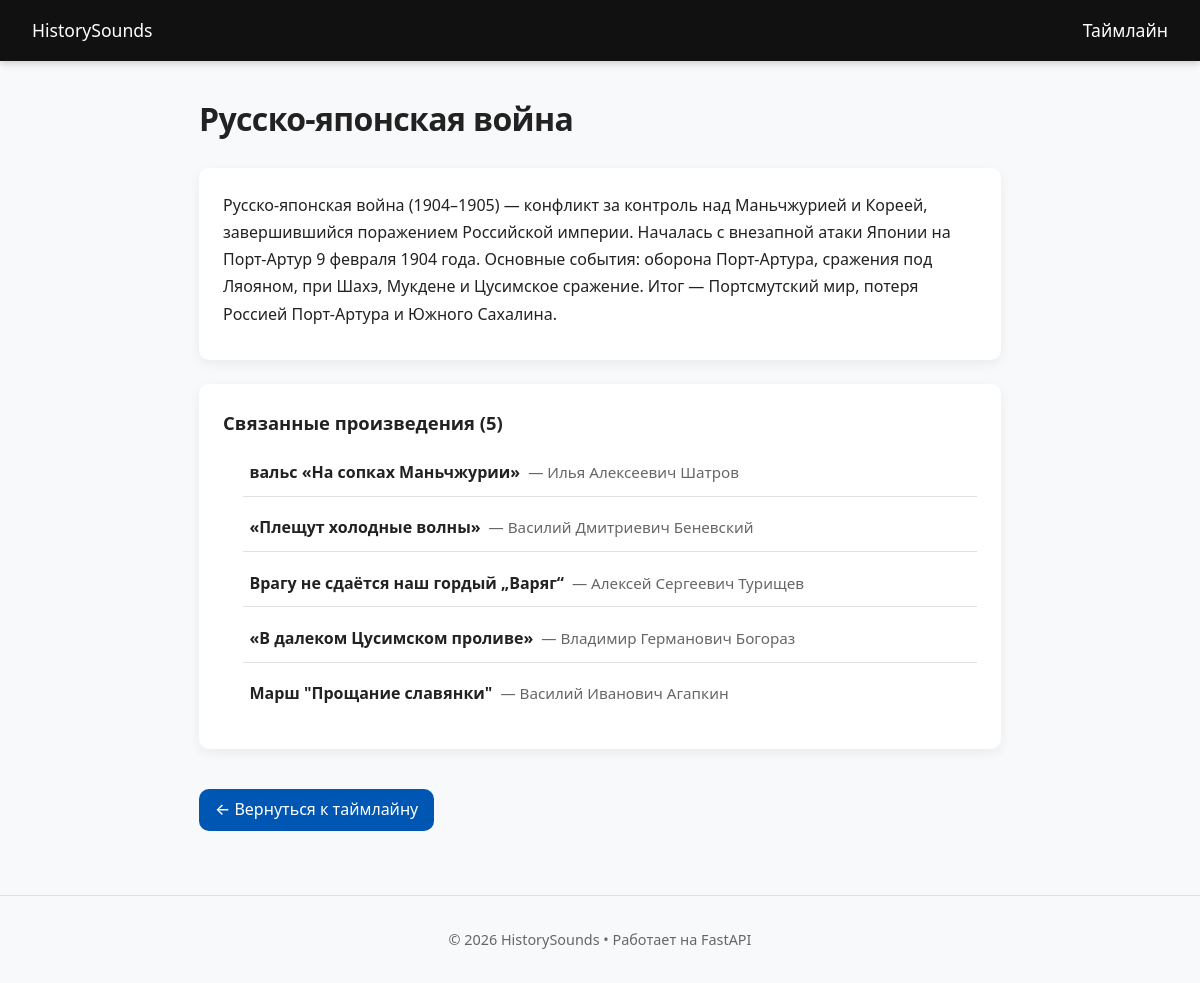
Before: /event/1 with the older database file.
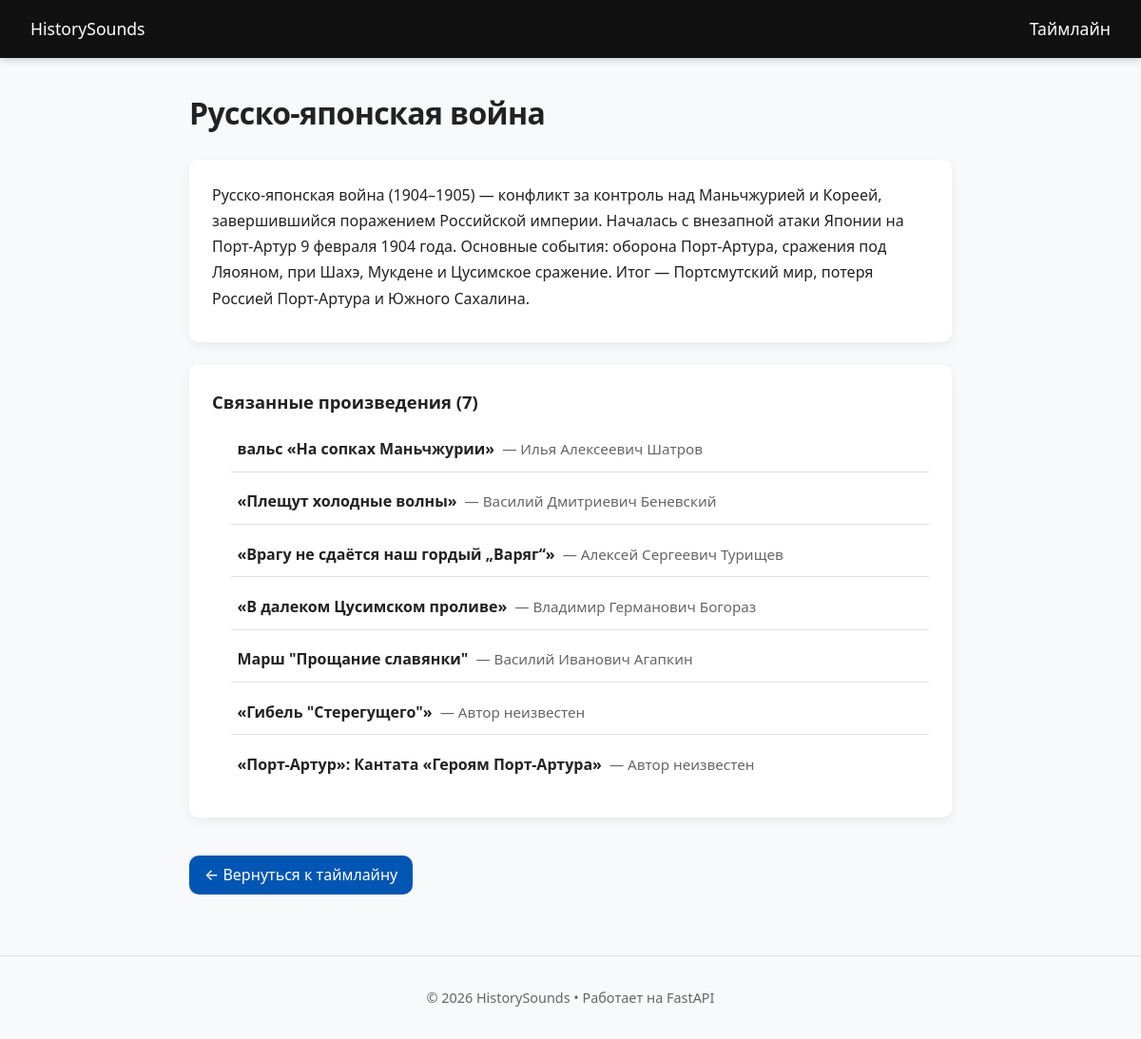
After: the same page with the newer database file.
### models/songs.py (models this page shows)
class Song(Base):
    __tablename__ = "songs"
    id = Column(Integer, primary_key=True, index=True, autoincrement=True)
    name = Column(String, nullable=False)
    composer = Column(String, nullable=False)
    description = Column(Text, nullable=True)
    composer_info = Column(String, nullable=True)
    link = Column(String, nullable=True)
    events = relationship("Event", secondary=song_event, back_populates="songs")

### app.py (the view)
@app.get("/event/{event_id}", response_class=HTMLResponse)
async def event_page(request: Request, event_id: int, db: Session = Depends(get_db)):
    event = db.query(Event).filter(Event.id == event_id).first()
    if not event:
        raise HTTPException(status_code=404, detail="Event not found")
    return templates.TemplateResponse(request, "event.html", {"event": event})

### templates/event.html (shortened to what this page needs)
{% extends "base.html" %}
{% block content %}
<article class="event-page">
  <div class="page-header">
    <h1>{{ event.title }}</h1>
  </div>
  <div class="card">
    <p>{{ event.description }}</p>
  </div>
  {% if event.songs %}
  <div class="card">
    <h3>Связанные произведения ({{ event.songs|length }})</h3>
    <ul class="song-list">
{% for song in event.songs %}
  <li>
    <a href="/song/{{ song.name | e }}?from_event={{ event.id }}" class="song-link">
      <span class="song-title">{{ song.name }}</span>
      <span class="song-composer">
        {% if song.composer and song.composer|lower not in ['nan','none','','?','—','-'] %}
          — {{ song.composer }}
        {% else %}
          — <em>Автор неизвестен</em>
        {% endif %}
      </span>
    </a>
  </li>
{% endfor %}
</ul>
  </div>
  {% else %}
  <div class="card">
    <p style="color:var(--text-muted); font-style:italic;">Нет связанных музыкальных произведений.</p>
  </div>
  {% endif %}
  <a href="/" class="back-btn">← Вернуться к таймлайну</a>
</article>
{% endblock %}

Changed rows visible on the page:
changed Song "Алексей Сергеевич Турищев": name "Врагу не сдаётся наш гордый „Варяг“" → "«Врагу не сдаётся наш гордый „Варяг“»"
now on this page (row edited): Song: name "«Гибель \"Стерегущего\"»", composer "Автор неизвестен"
now on this page (row edited): Song: name "«Порт-Артур»: Кантата «Героям Порт-Артура»", composer "Автор неизвестен"
Other visible differences:
{{ event.songs|length }}: "5" → "7"
